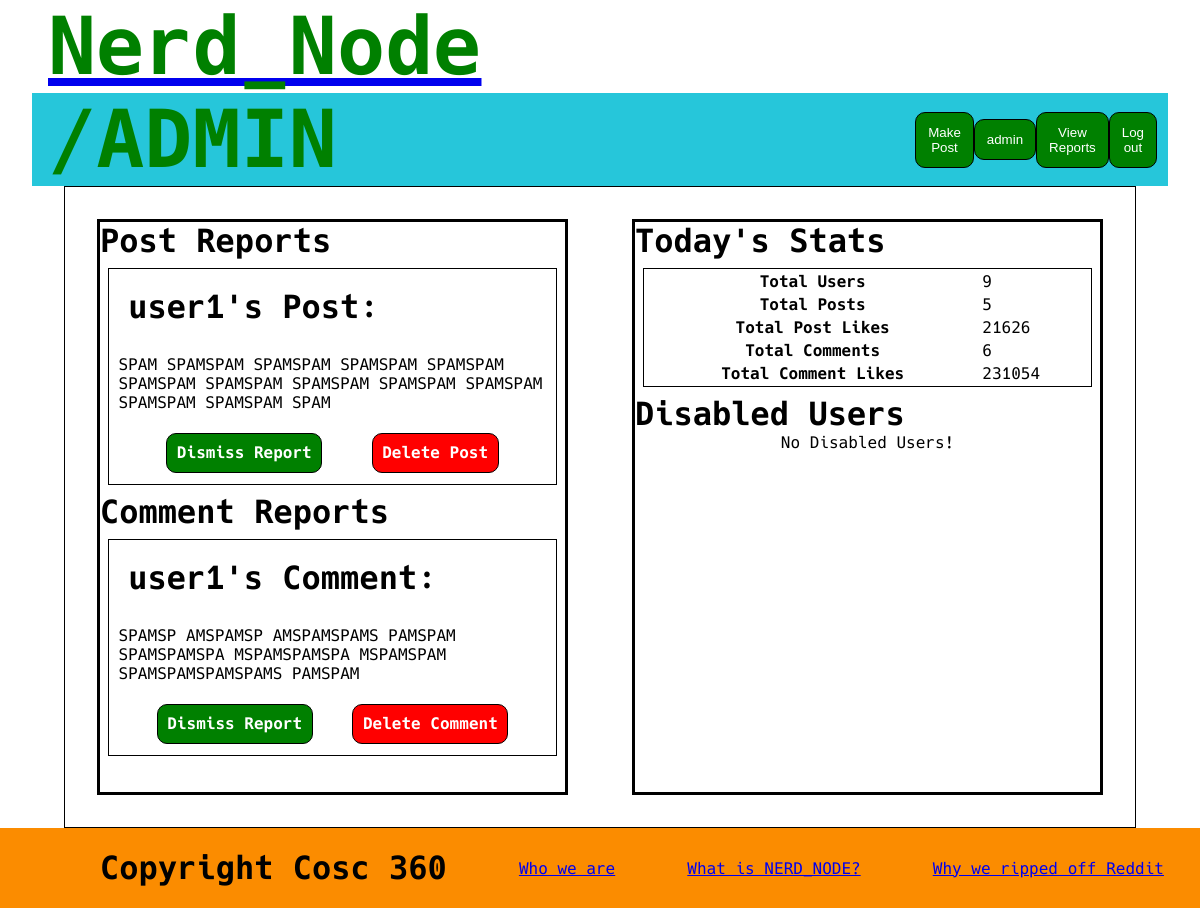
The app's page /admin/index.php (signed in) with its own data.
### tables this page shows
CREATE TABLE post (
	id int AUTO_INCREMENT,
	title varchar(255),
    poster int,
    content TEXT(65535),
    likes int,
    reported boolean,
    sku varchar(255),
    PRIMARY KEY (id),
    FOREIGN KEY (poster) REFERENCES siteUser(id) ON DELETE CASCADE
);

CREATE TABLE siteUser (
	id int AUTO_INCREMENT,
	username varchar(255) UNIQUE,
	password varchar(255),
    email varchar(255) UNIQUE,
    profilePicture varchar(255),
    isAdmin boolean,
    isDisabled boolean,
    PRIMARY KEY (id)
);

CREATE TABLE comment (
	id int AUTO_INCREMENT,
    poster int,
	originalPost int,
    parentComment int,
    likes int,
    reported boolean,
    content TEXT(65535),
    PRIMARY KEY (id),
    FOREIGN KEY (poster) REFERENCES siteUser(id) ON DELETE CASCADE,
    FOREIGN KEY (originalPost) REFERENCES post(id) ON DELETE CASCADE,
    FOREIGN KEY (parentComment) REFERENCES comment(id) ON DELETE CASCADE
);

### src/admin/loadPostReports.php (called while the page is built, shortened)
<?php
$host = DBHOST;
$database = DBNAME;
$user = DBUSER;
$pass = DBPASS;
$connection = mysqli_connect($host, $user,$pass, $database, "3306");
$sql = "SELECT post.id, post.title, siteUser.username, post.sku, post.content
        FROM (post JOIN siteUser ON post.poster = siteUser.id)
        WHERE post.reported = true
        GROUP BY post.id ";
$postReports = array();
if($result = mysqli_query($connection, $sql)) {
    while($row = mysqli_fetch_assoc($result)) {
        array_push($postReports, [
                            'id' => $row['id'],
                            'title' => $row['title'],
                            'author' => $row['username'],
                            'pfp' => $row['profilePicture'],
                            'sku' => $row['sku'],
                            'content' => $row['content'],
                            'likes' => number_format($row['likes']),
                            'commentCount' => $row['comments']
        ]
        );
    }
};
?>

### src/admin/loadCommentReports.php (called while the page is built, shortened)
<?php
$host = DBHOST;
$database = DBNAME;
$user = DBUSER;
$pass = DBPASS;
$connection = mysqli_connect($host, $user,$pass, $database, "3306");
$sql = "SELECT comment.id,  siteUser.username, comment.content
        FROM (comment JOIN siteUser ON comment.poster = siteUser.id)
        WHERE comment.reported = true
        GROUP BY comment.id";
$commentReports = array();
if($result = mysqli_query($connection, $sql)) {
    while($row = mysqli_fetch_assoc($result)) {
        array_push($commentReports, [
            'id' => $row['id'],
            'author' => $row['username'],
            'pfp' => $row['profilePicture'],
            'content' => $row['content'],
        ]
        );
    }
};
?>

### src/admin/loadStats.php (called while the page is built, shortened)
<?php
$host = DBHOST;
$database = DBNAME;
$user = DBUSER;
$pass = DBPASS;
$connection = mysqli_connect($host, $user,$pass, $database, "3306");
$sql = " SELECT *
FROM
(SELECT COUNT(*) AS userCount FROM siteUser) as u
CROSS JOIN
(SELECT COUNT(id) AS postCount, SUM(ABS(likes)) AS postLikeCount FROM post) as p
CROSS JOIN
(SELECT COUNT(id) AS commentCount, SUM(ABS(likes)) AS commentLikeCount FROM comment) as c";
if($result = mysqli_query($connection, $sql)) {
    $row = mysqli_fetch_assoc($result);
    $stats = $row;
};
?>

### src/admin/loadDisabledUsers.php (called while the page is built, shortened)
<?php
$disabledUsers = array();
?>

### src/admin/index.php (the view, shortened to what this page needs)
<?php
include_once "loadCommentReports.php";
include_once "loadPostReports.php";
include_once "loadDisabledUsers.php";
include_once "loadStats.php";
?>
<!DOCTYPE html>
<html lang="en">
    <head>
	    <link rel="stylesheet" href="../public/css/reset.css">
	    <link rel="stylesheet" href="../public/css/home.css">
        <link rel="stylesheet" href="../public/font/hack.css">
    </head>
    <body>
	    <header>
            <?php
            include "../components/headerBar.php";
            ?>
        </header>
        <main>
            <div class="center">
                <div>
                    <h2> Post Reports</h2>
                    <?php
                    if($postReports) {
                        foreach($postReports as $report) {
                            echo "<div class ='adminReport' id='post-".$report['id']."'>
<h2>".$report['author']."'s Post:</h2><p>
                    ".$report['content']."
</p>
<div class='reportBar'>
        <div class='spacer'></div>
        <div class='dis' onclick='dismissPost(".$report['id'].", 5)'> Dismiss Report </div>
        <div class='spacer'></div>
        <div class='del' onclick='deletePost(".$report['id'].", 2)'> Delete Post </div>
        <div class='spacer'></div>
</div>
                        </div>";
                        }
                    } else {
                        echo "<div style='text-align:center; width:100%;font-size: 1em;' >No Current Post Reports!</div>";
                    }
                    ?>
                </div>
                <div>
                    <h2> Comment Reports</h2>
                    <?php
                    if($commentReports){
                        foreach($commentReports as $report) {
                            echo "<div class ='adminReport' id='comment-".$report['id']."'>
<h2>".$report['author']."'s Comment:</h2><p>
                    ".$report['content']."
</p>
<div class='reportBar'>
        <div class='spacer'></div>
        <div class='dis' onclick='dismissComment(".$report['id'].", 5)'> Dismiss Report </div>
        <div class='spacer'></div>
        <div class='del' onclick='deleteComment(".$report['id'].", 2)'> Delete Comment </div>
        <div class='spacer'></div>
</div>
                        </div>";
                        }
                    } else {
                        echo "<div style='text-align:center; width:100%;font-size: 1em;' >No Current Comment Reports!</div>";
                    }
                    ?>
                </div>
            </div>
            <div class="center">
                <h2 class=""> Today's Stats </h2>
                <div class="tab adminReport">
                    <table>
                        <tr><th>Total Users</th>   <td> <?php echo $stats['userCount']; ?></td></tr>
                        <tr><th>Total Posts</th>   <td> <?php echo $stats['postCount']; ?></td></tr>
                        <tr><th>Total Post Likes</th><td> <?php echo $stats['postLikeCount']; ?></td></tr>
                        <tr><th>Total Comments</th>  <td> <?php echo $stats['commentCount']; ?></td></tr>
                        <tr><th>Total Comment Likes</th>   <td> <?php echo $stats['commentLikeCount']; ?></td></tr>
                    </table>
                </div>
                <h2>Disabled Users</h2>
                <?php
                if($disabledUsers){
                    foreach($disabledUsers as $u) {
                        echo "<div class ='adminReport' id='comment-".$u['id']."'>
<h2>".$u['username']."
<img src='".SITEROOT."public/images/profiles/".$u['pfp']."' alt='".$u['username']."\'s profile picture' width='50' height='50' style='float:right;'>
<a href='".SITEROOT."nerd/?username=".$u['username']."'> Visit Page </a>
</h2>";
                        echo"</div>";
                    }
                } else {
                    echo "<div style='text-align:center; width:100%;font-size: 1em;' >No Disabled Users!</div>";
                    }
                ?>
            </div>
	    </main>
        <?php include "../components/footer.php"; ?>
    </body>
</html>

### src/public/css/home.css (style rules this page uses)
html { font-family: "Hack"; }
header { padding: 0em 2em; }
.center { flex: 1; }
.center, .sidebar, .post { border: medium solid black; }
.center, .sidebar { margin: 2em 2em; }
main { display: flex; height:auto; min-height:80vh; margin: 0em 4em; }
h2 { font-size: 2em; }
main { border: 1px solid black; }
.adminReport { width: auto; margin: 0.5em; border: 1px solid black; }
.del { cursor:pointer; background-color: red; color: white; padding: 0.6em; margin: 0.1em; border-radius: 10px; border: 1px solid black; font-weight: bold; }
.reportBar { display: flex; flex-direction: row; align-items: center; justify-content: space-around; padding: 0.6em; }
.dis { cursor:pointer; background-color: green; color: white; padding: 0.6em; margin: 0.1em; border-radius: 10px; border: 1px solid black; font-weight: bold; }
.adminReport p, .adminReport h2 { padding: 0.6em; }
.tab table { width: 100%; }

### records on screen
post: poster.username "user1", content "SPAM SPAMSPAM SPAMSPAM SPAMSPAM SPAMSPAM SPAMSPAM SPAMSPAM SPAMSPAM SPAMSPAM SPAMSPAM SPAMSPAM SPAMSPAM SPAM"
comment: poster.username "user1", content "SPAMSP AMSPAMSP AMSPAMSPAMS PAMSPAM SPAMSPAMSPA MSPAMSPAMSPA MSPAMSPAM SPAMSPAMSPAMSPAMS PAMSPAM"

### other values on screen
$url "/ADMIN"
$_SESSION["sessionUsername"] "admin"
$stats['userCount'] "9"
$stats['postCount'] "5"
$stats['postLikeCount'] "21626"
$stats['commentCount'] "6"
$stats['commentLikeCount'] "231054"
